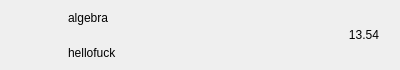
<?xml version="1.0" encoding="UTF-8"?>
<ui version="4.0">
 <class>ChatUserWid</class>
 <widget class="QWidget" name="ChatUserWid">
  <property name="geometry">
   <rect>
    <x>0</x>
    <y>0</y>
    <width>400</width>
    <height>70</height>
   </rect>
  </property>
  <property name="minimumSize">
   <size>
    <width>0</width>
    <height>70</height>
   </size>
  </property>
  <property name="maximumSize">
   <size>
    <width>16777215</width>
    <height>70</height>
   </size>
  </property>
  <property name="windowTitle">
   <string>Form</string>
  </property>
  <layout class="QHBoxLayout" name="horizontalLayout">
   <property name="spacing">
    <number>5</number>
   </property>
   <property name="topMargin">
    <number>2</number>
   </property>
   <property name="bottomMargin">
    <number>2</number>
   </property>
   <item>
    <widget class="QWidget" name="icon_wid" native="true">
     <property name="minimumSize">
      <size>
       <width>50</width>
       <height>50</height>
      </size>
     </property>
     <property name="maximumSize">
      <size>
       <width>50</width>
       <height>50</height>
      </size>
     </property>
     <layout class="QHBoxLayout" name="horizontalLayout_2">
      <property name="spacing">
       <number>0</number>
      </property>
      <property name="leftMargin">
       <number>0</number>
      </property>
      <property name="topMargin">
       <number>0</number>
      </property>
      <property name="rightMargin">
       <number>0</number>
      </property>
      <property name="bottomMargin">
       <number>0</number>
      </property>
      <item>
       <widget class="QLabel" name="icon_lb">
        <property name="minimumSize">
         <size>
          <width>45</width>
          <height>45</height>
         </size>
        </property>
        <property name="maximumSize">
         <size>
          <width>45</width>
          <height>45</height>
         </size>
        </property>
        <property name="text">
         <string/>
        </property>
       </widget>
      </item>
     </layout>
    </widget>
   </item>
   <item>
    <widget class="QWidget" name="user_info_wid" native="true">
     <layout class="QVBoxLayout" name="verticalLayout">
      <property name="spacing">
       <number>7</number>
      </property>
      <property name="leftMargin">
       <number>2</number>
      </property>
      <property name="topMargin">
       <number>2</number>
      </property>
      <property name="rightMargin">
       <number>2</number>
      </property>
      <property name="bottomMargin">
       <number>2</number>
      </property>
      <item>
       <widget class="QLabel" name="user_name_lb">
        <property name="text">
         <string>algebra</string>
        </property>
       </widget>
      </item>
      <item>
       <widget class="QLabel" name="user_chat_lb">
        <property name="text">
         <string>hellofuck</string>
        </property>
       </widget>
      </item>
     </layout>
    </widget>
   </item>
   <item>
    <widget class="QWidget" name="widget_3" native="true">
     <property name="minimumSize">
      <size>
       <width>50</width>
       <height>50</height>
      </size>
     </property>
     <property name="maximumSize">
      <size>
       <width>50</width>
       <height>50</height>
      </size>
     </property>
     <layout class="QVBoxLayout" name="verticalLayout_2">
      <item>
       <widget class="QLabel" name="time_lb">
        <property name="text">
         <string>13.54</string>
        </property>
        <property name="alignment">
         <set>Qt::AlignCenter</set>
        </property>
       </widget>
      </item>
     </layout>
    </widget>
   </item>
  </layout>
 </widget>
 <resources/>
 <connections/>
</ui>
